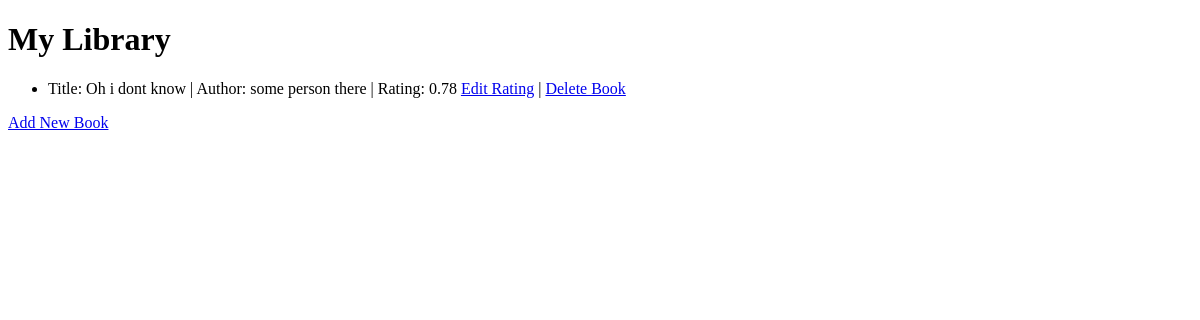
Before: / with the older database file.
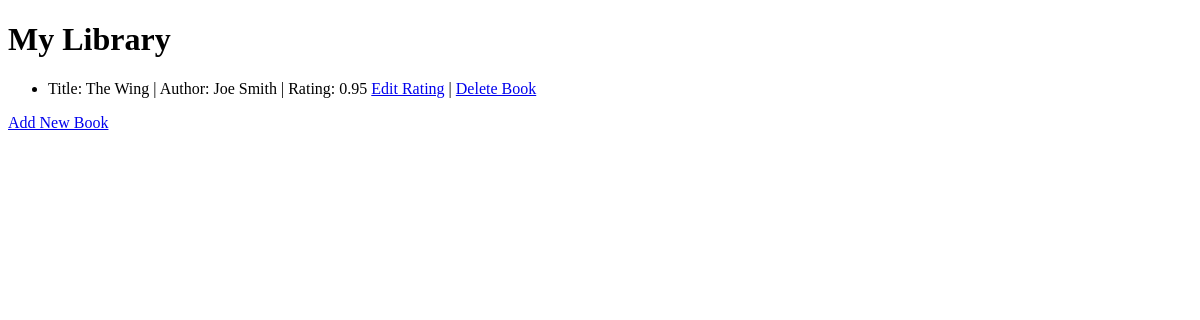
After: the same page with the newer database file.
### main.py (models this page shows)
class book(db.Model):
    id = db.Column(db.Integer, primary_key=True)
    title = db.Column(db.String(250), unique=True, nullable=False)
    author = db.Column(db.String(250), unique=True, nullable=False)
    rating = db.Column(db.Float(), nullable=False)

### main.py (the view)
@app.route('/')
def home():
    return render_template("index.html", books=book.query.all())

### templates/index.html (shortened to what this page needs)
<!DOCTYPE html>
<html lang="en">
<head>
</head>
<body>
<h1>My Library</h1>
    <ul>
        {% block content %}
        {% if books %}
        {% for book in books %}
        <li>
            <p>Title: {{ book.title }} | Author: {{ book.author }} | Rating: {{ book.rating }} <a href="{{ url_for('edit', id=book.id) }}">Edit Rating</a> | <a href="{{ url_for('delete', id=book.id) }}">Delete Book</a> </p>
        </li>
        {% endfor %}
        {% else %}
        <h3>Library is empty.</h3>
        {% endif %}
        {% endblock %}
    </ul>
<a href="{{ url_for('add') }}">Add New Book</a>
</body>
</html>

Changed rows visible on the page:
removed book: title "Oh i dont know", author "some person there", rating "0.78"
added book: title "The Wing", author "Joe Smith", rating "0.95"
